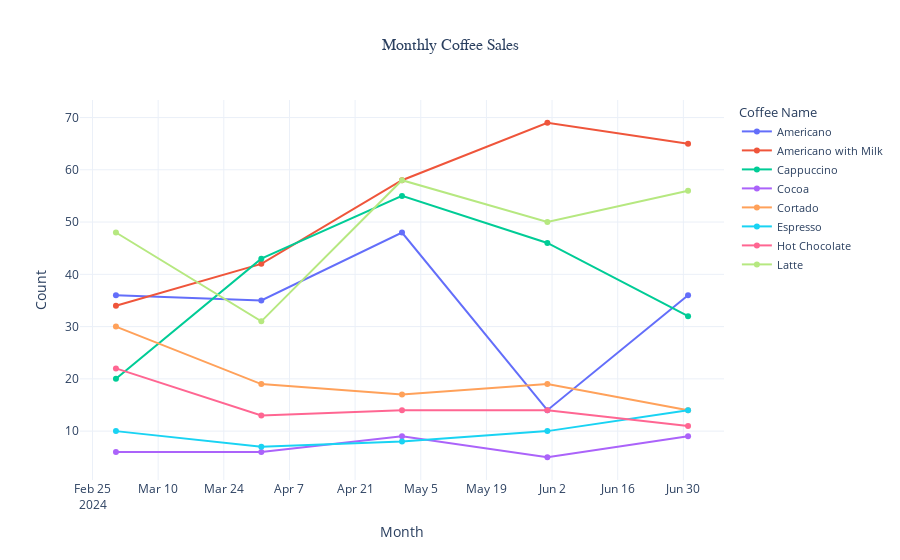

The code cell stored with this chart in its notebook:
### Markdown cell above
### COFFEE TRENDS

### Code cell
# Q3: What are the monthly sales trends for each coffee type
def plot_monthly_sales(df):
    monthly_sales = df.groupby(['coffee_name', 'month']).count()['date'].reset_index().rename(columns={'date': 'count'}).pivot(index='month', columns='coffee_name', values='count').reset_index()
    monthly_sales_melted = monthly_sales.melt(id_vars='month', var_name='coffee_name', value_name='count')

    fig = px.line(monthly_sales_melted, x='month', y='count', color='coffee_name', markers=True,
                  labels={'count': 'Count', 'month': 'Month', 'coffee_name': 'Coffee Name'},
                  title='Monthly Coffee Sales')

    fig.update_layout(title={'x': 0.5, 'xanchor': 'center', 'font': {'size': 16, 'family': 'Arial'}},
                      xaxis_title='Month',
                      yaxis_title='Count',
                      legend_title='Coffee Name',
                      legend=dict(font=dict(size=11)),
                      template='plotly_white')

    fig.show()
    
plot_monthly_sales(df)

### Figure 1 — Plotly figure (JSON) as saved in the notebook; plotly's stock layout.template omitted (floating-point values rounded to 4 significant figures)
{"data": [{"hovertemplate": "Coffee Name=Americano<br>Month=%{x}<br>Count=%{y}<extra></extra>", "legendgroup": "Americano", "line": {"color": "#636efa", "dash": "solid"}, "marker": {"symbol": "circle"}, "mode": "markers+lines", "name": "Americano", "orientation": "v", "showlegend": true, "type": "scatter", "x": ["2024-03", "2024-04", "2024-05", "2024-06", "2024-07"], "xaxis": "x", "y": [36, 35, 48, 14, 36], "yaxis": "y"}, {"hovertemplate": "Coffee Name=Americano with Milk<br>Month=%{x}<br>Count=%{y}<extra></extra>", "legendgroup": "Americano with Milk", "line": {"color": "#EF553B", "dash": "solid"}, "marker": {"symbol": "circle"}, "mode": "markers+lines", "name": "Americano with Milk", "orientation": "v", "showlegend": true, "type": "scatter", "x": ["2024-03", "2024-04", "2024-05", "2024-06", "2024-07"], "xaxis": "x", "y": [34, 42, 58, 69, 65], "yaxis": "y"}, {"hovertemplate": "Coffee Name=Cappuccino<br>Month=%{x}<br>Count=%{y}<extra></extra>", "legendgroup": "Cappuccino", "line": {"color": "#00cc96", "dash": "solid"}, "marker": {"symbol": "circle"}, "mode": "markers+lines", "name": "Cappuccino", "orientation": "v", "showlegend": true, "type": "scatter", "x": ["2024-03", "2024-04", "2024-05", "2024-06", "2024-07"], "xaxis": "x", "y": [20, 43, 55, 46, 32], "yaxis": "y"}, {"hovertemplate": "Coffee Name=Cocoa<br>Month=%{x}<br>Count=%{y}<extra></extra>", "legendgroup": "Cocoa", "line": {"color": "#ab63fa", "dash": "solid"}, "marker": {"symbol": "circle"}, "mode": "markers+lines", "name": "Cocoa", "orientation": "v", "showlegend": true, "type": "scatter", "x": ["2024-03", "2024-04", "2024-05", "2024-06", "2024-07"], "xaxis": "x", "y": [6, 6, 9, 5, 9], "yaxis": "y"}, {"hovertemplate": "Coffee Name=Cortado<br>Month=%{x}<br>Count=%{y}<extra></extra>", "legendgroup": "Cortado", "line": {"color": "#FFA15A", "dash": "solid"}, "marker": {"symbol": "circle"}, "mode": "markers+lines", "name": "Cortado", "orientation": "v", "showlegend": true, "type": "scatter", "x": ["2024-03", "2024-04", "2024-05", "2024-06", "2024-07"], "xaxis": "x", "y": [30, 19, 17, 19, 14], "yaxis": "y"}, {"hovertemplate": "Coffee Name=Espresso<br>Month=%{x}<br>Count=%{y}<extra></extra>", "legendgroup": "Espresso", "line": {"color": "#19d3f3", "dash": "solid"}, "marker": {"symbol": "circle"}, "mode": "markers+lines", "name": "Espresso", "orientation": "v", "showlegend": true, "type": "scatter", "x": ["2024-03", "2024-04", "2024-05", "2024-06", "2024-07"], "xaxis": "x", "y": [10, 7, 8, 10, 14], "yaxis": "y"}, {"hovertemplate": "Coffee Name=Hot Chocolate<br>Month=%{x}<br>Count=%{y}<extra></extra>", "legendgroup": "Hot Chocolate", "line": {"color": "#FF6692", "dash": "solid"}, "marker": {"symbol": "circle"}, "mode": "markers+lines", "name": "Hot Chocolate", "orientation": "v", "showlegend": true, "type": "scatter", "x": ["2024-03", "2024-04", "2024-05", "2024-06", "2024-07"], "xaxis": "x", "y": [22, 13, 14, 14, 11], "yaxis": "y"}, {"hovertemplate": "Coffee Name=Latte<br>Month=%{x}<br>Count=%{y}<extra></extra>", "legendgroup": "Latte", "line": {"color": "#B6E880", "dash": "solid"}, "marker": {"symbol": "circle"}, "mode": "markers+lines", "name": "Latte", "orientation": "v", "showlegend": true, "type": "scatter", "x": ["2024-03", "2024-04", "2024-05", "2024-06", "2024-07"], "xaxis": "x", "y": [48, 31, 58, 50, 56], "yaxis": "y"}], "layout": {"legend": {"font": {"size": 11}, "title": {"text": "Coffee Name"}, "tracegroupgap": 0}, "title": {"font": {"family": "Arial", "size": 16}, "text": "Monthly Coffee Sales", "x": 0.5, "xanchor": "center"}, "xaxis": {"anchor": "y", "domain": [0, 1], "title": {"text": "Month"}}, "yaxis": {"anchor": "x", "domain": [0, 1], "title": {"text": "Count"}}}}
